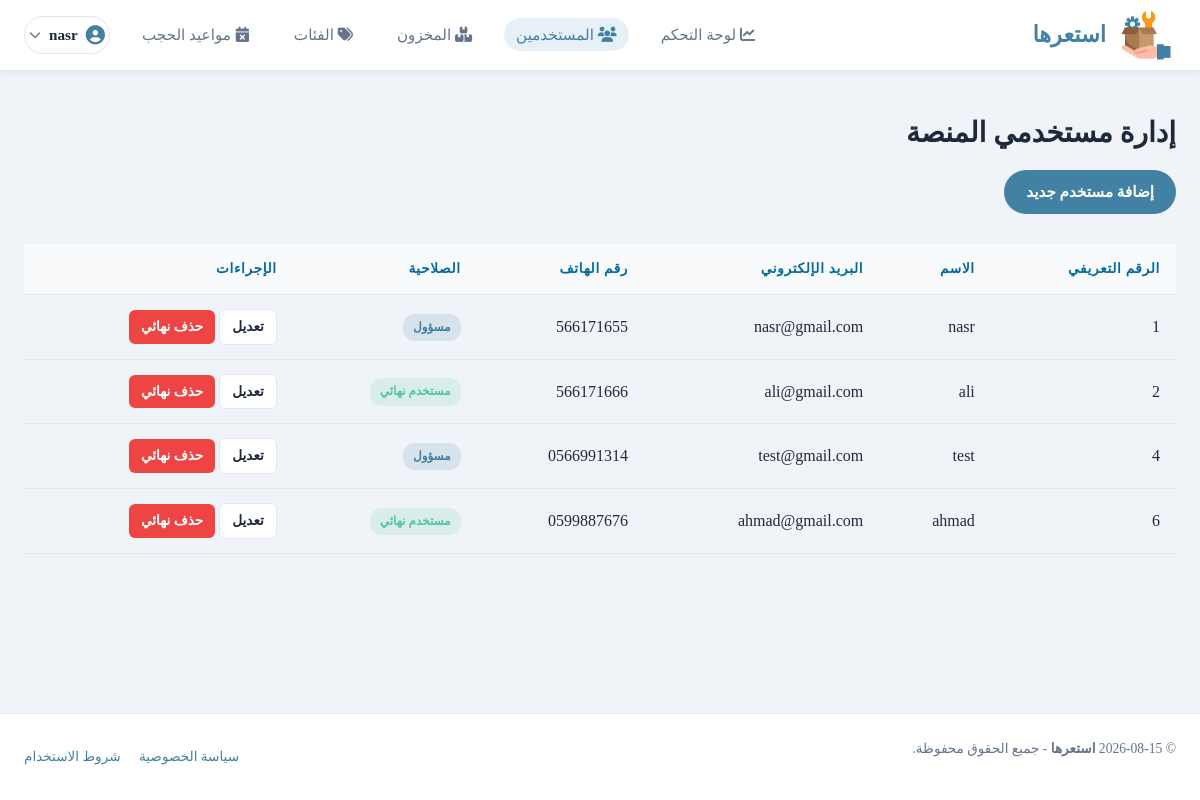
/Admin/manage_users.php (signed in), run on the app's committed database.
### tables this page shows
CREATE TABLE `users` (
  `User_ID` int(11) NOT NULL,
  `FullName` varchar(200) NOT NULL,
  `Email` varchar(50) NOT NULL,
  `PhoneNumber` varchar(20) DEFAULT NULL,
  `Password` varchar(255) NOT NULL,
  `UserRole` varchar(10) NOT NULL,
  `CreateDate` date NOT NULL
);

### Admin/manage_users.php (the view, shortened to what this page needs)
<?php
global $config;
$stmt = $config->prepare("SELECT User_ID, FullName, Email, PhoneNumber, UserRole FROM users");
$stmt->execute();
$users = $stmt->get_result()->fetch_all(MYSQLI_ASSOC);
require_once __DIR__ . '\..\includes\header.php';
?>
<main class="container" style="margin-top: 40px;">
    <h2>إدارة مستخدمي المنصة</h2>
    <a href="user_form.php" class="btn btn-primary" style="margin-bottom: 20px;">إضافة مستخدم جديد</a>
    <div class="table-responsive">
        <table>
            <thead>
                <tr>
                    <th>الرقم التعريفي</th>
                    <th>الاسم</th>
                    <th>البريد الإلكتروني</th>
                    <th>رقم الهاتف</th>
                    <th>الصلاحية</th>
                    <th>الإجراءات</th>
                </tr>
            </thead>
            <tbody>
                <?php foreach ($users as $u): ?>
                    <tr>
                        <td><?php echo $u['User_ID']; ?></td>
                        <td><?php echo htmlspecialchars($u['FullName']); ?></td>
                        <td><?php echo htmlspecialchars($u['Email']); ?></td>
                        <td><?php echo htmlspecialchars($u['PhoneNumber'] ?? 'غير متوفر'); ?></td>
                        <td>
                            <?php
                                $role_badge_style = $u['UserRole'] === 'Admin' ?
                                    'background: rgba(66, 129, 164, 0.15); color: #4281a4;' :
                                    'background: rgba(86, 194, 166, 0.15); color: #56c2a6;';
                            ?>
                            <span style="display: inline-block; padding: 4px 10px; font-size: 0.75rem; border-radius: 12px; font-weight: 700; <?php echo $role_badge_style; ?>">
                                <?php echo $u['UserRole'] === 'Admin' ? 'مسؤول' : 'مستخدم نهائي'; ?>
                            </span>
                        </td>
                        <td>
                            <a href="user_form.php?id=<?php echo $u['User_ID']; ?>" class="btn btn-secondary btn-sm">تعديل</a>
                            <?php if ($u['User_ID'] !== $_SESSION['User_ID']): ?>
                                <a href="user_action.php?action=delete&id=<?php echo $u['User_ID']; ?>" class="btn btn-danger btn-sm" data-confirm="تحذير: سيتم حذف المستخدم '<?php echo htmlspecialchars($u['FullName']); ?>' نهائياً مع جميع سجلات الاستعارة والعناصر الخاصة به. هذا الإجراء لا يمكن التراجع عنه.">حذف نهائي</a>
                            <?php else: ?>
                                <span class="text-muted" style="font-size: 0.85rem; font-weight: 600; padding-right: 5px;">(حسابك الحالي)</span>
                            <?php endif; ?>
                        </td>
                    </tr>
                <?php endforeach; ?>
            </tbody>
        </table>
    </div>
</main>
<?php require_once __DIR__ . '\..\includes\footer.php'; ?>

### assets/css/style.css (style rules this page uses)
* { margin: 0; padding: 0; box-sizing: border-box; }
body { font-family: 'Times New Roman', Times, serif; background-color: #f0f4f8; color: #1e293b; line-height: 1.6; min-height: 100vh; display: flex; flex-direction: column; overflow-x: hidden; }
.container { width: 100%; max-width: 1200px; margin: 0 auto; padding: 0 24px; }
main { flex: 1; padding: 40px 0; }
h1, h2, h3, h4, h5, h6 { font-weight: 700; color: #1e293b; margin-bottom: 0.5em; }
h2 { font-size: 1.75rem; }
a { color: #4281a4; text-decoration: none; transition: all 0.25s ease; }
.btn { display: inline-flex; align-items: center; justify-content: center; gap: 8px; font-family: inherit; font-size: 0.95rem; font-weight: 600; padding: 10px 22px; border-radius: 25px; border: none; cursor: pointer; transition: all 0.25s ease; text-decoration: none; }
.btn-primary { background-color: #4281a4; color: #ffffff; }
.btn-secondary { background-color: #ffffff; color: #1e293b; border: 1px solid #e2e8f0; }
.btn-danger { background-color: #ef4444; color: #ffffff; }
.btn-sm { padding: 6px 12px; font-size: 0.85rem; border-radius: 6px; }
.table-responsive { width: 100%; overflow-x: auto; }
table { width: 100%; border-collapse: collapse; margin-top: 10px; }
th, td { padding: 14px 16px; text-align: left; border-bottom: 1px solid #e2e8f0; }
th { font-weight: 600; color:#0369a1; font-size: 0.85rem; text-transform: uppercase; letter-spacing: 0.05em; background-color: #f8fafc; }
[dir="rtl"] body { font-family: 'Times New Roman', Times, serif; }
[dir="rtl"] th, [dir="rtl"] td { text-align: right; }

### data on the page
users: User_ID "1", FullName "nasr", Email "nasr@gmail.com", PhoneNumber "566171655", UserRole "مسؤول"
users: User_ID "2", FullName "ali", Email "ali@gmail.com", PhoneNumber "566171666", UserRole "مستخدم نهائي"
users: User_ID "4", FullName "test", Email "test@gmail.com", PhoneNumber "0566991314", UserRole "مسؤول"
users: User_ID "6", FullName "ahmad", Email "ahmad@gmail.com", PhoneNumber "0599887676", UserRole "مستخدم نهائي"

### other printed values
$_SESSION['FullName'] "nasr"
